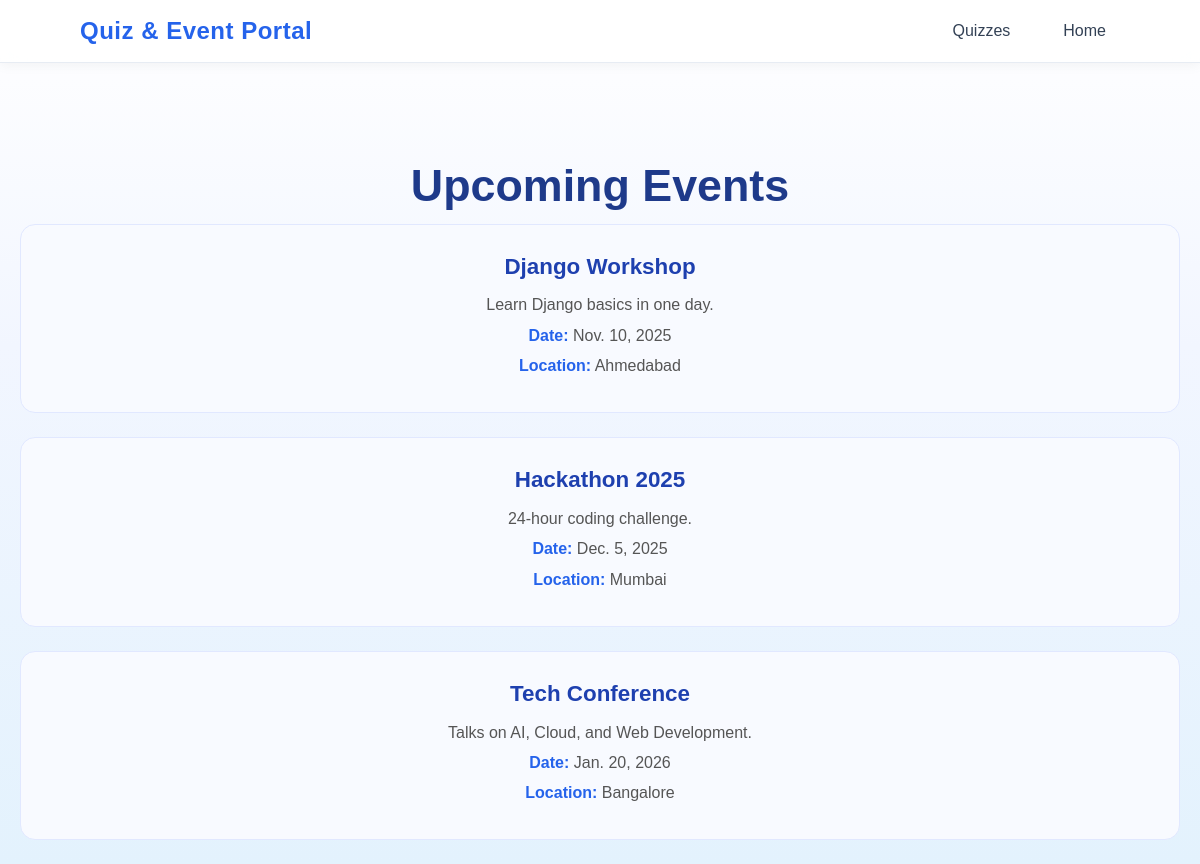
Screenshot of /events/ with the database file from the repository.
### quiz_event_app/models.py (models this page shows)
class Event(models.Model):
    title = models.CharField(max_length=200)
    description = models.TextField(blank=True)
    date = models.DateField()
    location = models.CharField(max_length=200)

### quiz_event_app/views.py (the view)
# urls.py: path('events/', views.events, name='events'),
def events(request):
    all_events = Event.objects.all().order_by('date')
    return render(request, 'events.html', {'events': all_events})

### quiz_event_app/templates/events.html (shortened to what this page needs)
{% load static %}
<!DOCTYPE html>
<html lang="en">
<head>
  <link rel="stylesheet" href="{% static 'event.css' %}">
</head>
<body>
  <nav class="navbar">
    <div class="nav-container">
      <a href="{% url 'index' %}" class="logo">Quiz & Event Portal</a>
      <div class="nav-links">
        <a href="{% url 'quiz_list' %}" class="active">Quizzes</a>
        <a href="{% url 'index' %}">Home</a>
      </div>
    </div>
  </nav>
  <div class="container">
    <h1>Upcoming Events</h1>
    {% for event in events %}
      <div class="event-card">
        <h2>{{ event.title }}</h2>
        <p>{{ event.description }}</p>
        <p><strong>Date:</strong> {{ event.date }}</p>
        <p><strong>Location:</strong> {{ event.location }}</p>
      </div>
    {% empty %}
      <p>No events available right now.</p>
    {% endfor %}
  </div>
</body>
</html>

### quiz_event_app/static/event.css (style rules this page uses)
* { margin: 0; padding: 0; box-sizing: border-box; font-family: "Poppins", sans-serif; }
body { background: linear-gradient(180deg, #ffffff 0%, #f2f6ff 40%, #e3f2fd 100%); color: #1e293b; min-height: 100vh; display: flex; flex-direction: column; }
nav { width: 100%; position: fixed; top: 0; left: 0; z-index: 100; background: rgba(255, 255, 255, 0.75); backdrop-filter: blur(12px); border-bottom: 1px solid rgba(226, 232, 240, 0.8); box-shadow: 0 2px 12px rgba(0, 0, 0, 0.05); }
.nav-container { max-width: 1100px; margin: 0 auto; padding: 14px 30px; display: flex; align-items: center; justify-content: space-between; }
.logo { font-size: 1.5rem; font-weight: 700; color: #2563eb; text-decoration: none; letter-spacing: 0.5px; transition: transform 0.3s ease; }
.nav-links { display: flex; align-items: center; gap: 25px; }
.nav-links a { text-decoration: none; color: #334155; font-weight: 500; padding: 8px 14px; border-radius: 8px; transition: all 0.3s ease; }
.container { text-align: center; margin-top: 160px; padding: 0 20px; }
.container h1 { font-size: 2.8rem; font-weight: 700; margin-bottom: 0.8rem; color: #1e3a8a; }
.event-card { background: #f8faff; border: 1px solid #e1e8ff; border-radius: 15px; padding: 1.8rem; margin-bottom: 1.5rem; transition: box-shadow 0.3s ease, transform 0.3s ease; }
.event-card h2 { color: #1e40af; font-size: 1.4rem; margin-bottom: 0.8rem; }
.event-card p { color: #444; line-height: 1.6; margin: 0.3rem 0; }
.event-card strong { color: #2563eb; font-weight: 600; }
.container p { text-align: center; color: #555; font-size: 1rem; }

### rows the page displays
Event: title "Django Workshop", description "Learn Django basics in one day.", date "Nov. 10, 2025", location "Ahmedabad"
Event: title "Hackathon 2025", description "24-hour coding challenge.", date "Dec. 5, 2025", location "Mumbai"
Event: title "Tech Conference", description "Talks on AI, Cloud, and Web Development.", date "Jan. 20, 2026", location "Bangalore"
